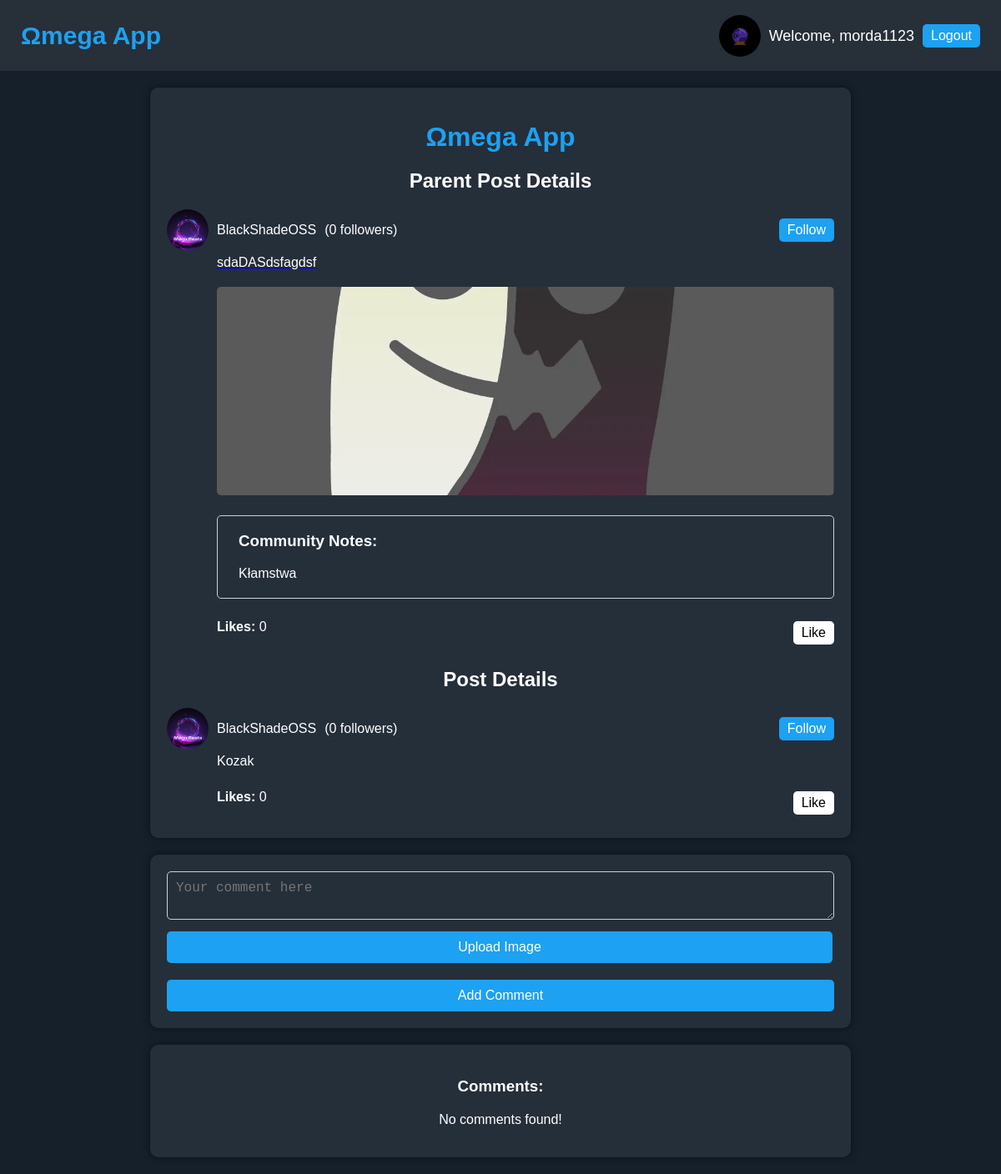
/post.php?id=14 (signed in), run on the app's committed database.
### tables this page shows
CREATE TABLE `user_account` (
  `user_ac_id` int(11) NOT NULL,
  `username` varchar(50) NOT NULL,
  `password` varchar(64) NOT NULL,
  `email` varchar(50) NOT NULL,
  `followers` int(11) NOT NULL,
  `is_cn_admin` tinyint(1) NOT NULL DEFAULT 0,
  `is_verified` tinyint(1) NOT NULL DEFAULT 0,
  `avatar_id` varchar(23) DEFAULT NULL,
  `created` timestamp NOT NULL DEFAULT current_timestamp()
);

CREATE TABLE `posts` (
  `post_id` int(11) NOT NULL,
  `author` int(11) NOT NULL,
  `author_firm` int(11) DEFAULT NULL,
  `content` varchar(512) NOT NULL,
  `likes` int(11) NOT NULL,
  `shares` int(11) NOT NULL,
  `comments_number` int(11) NOT NULL,
  `file_id` varchar(23) DEFAULT NULL,
  `post_id_for_comment` int(11) DEFAULT NULL,
  `create_datetime` datetime NOT NULL DEFAULT current_timestamp()
);

CREATE TABLE `community_note` (
  `id` int(11) NOT NULL,
  `cn_post_id` int(11) NOT NULL,
  `content` varchar(512) NOT NULL
);

### post.php (the view, shortened to what this page needs)
<?php
require_once 'db_connect.php';
$post_id = $_GET['id'];
$query = "SELECT post_id_for_comment FROM posts WHERE post_id = ?";
$stmt = $conn->prepare($query);
$stmt->bind_param("i", $post_id);
$stmt->execute();
$result = $stmt->get_result();
$parentid = $result->fetch_assoc()['post_id_for_comment'];
if ($parentid == null) {
    $is_parent = false;
} else {
    $is_parent = true;
}
function displayPostDetails($postId, $conn, $session_id, $is_parent)
{
    $query = "SELECT posts.content, posts.file_id,
              COALESCE(user_account.username, firm_account.firm_name) AS author_name,
              user_account.avatar_id,
              user_account.is_cn_admin,
              user_account.user_ac_id AS author_id,
              'user' AS author_type,
              COUNT(follow.user_follower_id) AS follower_count
              FROM posts
              LEFT JOIN user_account ON posts.author = user_account.user_ac_id
              LEFT JOIN firm_account ON posts.author_firm = firm_account.firm_ac_id
              LEFT JOIN follow ON follow.user_ac_id = user_account.user_ac_id
              WHERE posts.post_id = ?";
    $stmt = $conn->prepare($query);
    $stmt->bind_param("i", $postId);
    $stmt->execute();
    $result = $stmt->get_result();
    $post = $result->fetch_assoc();
    $query = "SELECT content FROM community_note WHERE cn_post_id = ?";
    $stmt = $conn->prepare($query);
    $stmt->bind_param("i", $postId);
    $stmt->execute();
    $result = $stmt->get_result();
    $community_notes = $result->fetch_all(MYSQLI_ASSOC);
    if ($post) {
        echo "<div class='post";
        if ($is_parent) {
            echo " parent-post";
        }
        echo "'>";
        echo "<div class='author-details'>";
        echo "<img class='author-avatar' src='uploads/" . htmlspecialchars($post['avatar_id'] . ".webp", ENT_QUOTES, 'UTF-8') . "' alt='Author Avatar'>";
        echo "<span class='author-name'>" . htmlspecialchars($post['author_name'], ENT_QUOTES, 'UTF-8') . "</span>";
        echo "<span class='follower-count'> (" . $post['follower_count'] . " followers)</span>";
        $query = "SELECT COUNT(*) as is_following FROM follow WHERE user_ac_id = ? AND user_follower_id = ?";
        $stmt = $conn->prepare($query);
        $stmt->bind_param("ii", $post['author_id'], $session_id);
        $stmt->execute();
        $result = $stmt->get_result();
        $is_following = $result->fetch_assoc();
        if ($is_following['is_following']) {
            echo '<form action="unfollow.php" method="post" class="follow-button">';
            echo    '<input type="hidden" name="target_id" value="' . $post['author_id'] . '">';
            echo    '<input type="hidden" name="target_type" value="' . $post['author_type'] . '">';
            echo    '<button type="submit">Unfollow</button>';
            echo '</form>';
        } else {
            echo '<form action="follow.php" method="post" class="follow-button">';
            echo '<button type="submit">Follow</button>';
            echo '</form>';
        }
        echo "</div>";
        if ($is_parent) {
            echo "<a href='post.php?id=" . $postId . "'>";
        }
        echo "<p>" . htmlspecialchars($post['content'], ENT_QUOTES, 'UTF-8') . "</p>";
        if ($post['file_id'] !== null) {
            echo "<div class='image-container'>";
            echo "<img src='uploads/" . htmlspecialchars($post['file_id'] . ".webp", ENT_QUOTES, 'UTF-8') . "' alt='Post File'>";
            echo "</div>";
        }
        if ($is_parent) {
            echo "</a>";
        }
        if (!empty($community_notes)) {
            echo '<div class="community-notes-container">';
            echo '<h3>Community Notes:</h3>';
            foreach ($community_notes as $note) {
                echo '<p>' . htmlspecialchars($note['content'], ENT_QUOTES, 'UTF-8') . '</p>';
            }
            echo '</div>';
        }
        $query = "SELECT likes FROM posts WHERE post_id = ?";
        $stmt = $conn->prepare($query);
        $stmt->bind_param("i", $postId);
        $stmt->execute();
        $result = $stmt->get_result();
        $likes = $result->fetch_assoc();
        $query = "SELECT COUNT(*) as liked FROM likes WHERE post_id = ? AND user_id = ?";
        $stmt = $conn->prepare($query);
        $stmt->bind_param("ii", $postId, $_SESSION['id']);
        $stmt->execute();
        $result = $stmt->get_result();
        $liked = $result->fetch_assoc();
        echo '<div class="like-container">';
        echo '<p><strong>Likes: </strong>' . $likes['likes'] . '</p>';
        echo '<form id="likeForm" action="';
        echo $liked['liked'] ? 'unlike_post.php' : 'like_post.php';
        echo '" method="post">';
        echo '<button type="submit" class="';
        echo $liked['liked'] ? 'unlike' : 'like';
        echo '" name="like">';
        echo $liked['liked'] ? 'Unlike' : 'Like';
        echo '</button>';
        echo '</form>';
        echo '</div>';
        echo "</div>";
    } else {
        echo "<p>Post not found.</p>";
    }
}
?>
<!DOCTYPE html>
<html lang="en">
<head>
    <link rel="stylesheet" href="post.css">
    <link rel="stylesheet" href="navbar.css">
</head>
<body>
    <?php include 'navbar.php'; ?>
    <div class="post-details-container">
        <h1><a href="./main-page.php">Ωmega App</a></h1>
        <?php
        if ($is_parent) {
            echo "<h2>Parent Post Details</h2>";
            displayPostDetails($parentid, $conn, $_SESSION['id'], true);
        }
        echo "<h2>Post Details</h2>";
        displayPostDetails($post_id, $conn, $_SESSION['id'], false);
        ?>
    </div>
    <div class="comment-form">
        <form action="add_comment.php" method="post" enctype="multipart/form-data">
            <textarea name="comment_content" placeholder="Your comment here" required></textarea>
            <label for="comment_image" class="file-upload-label">Upload Image</label>
            <button type="submit" name="add_comment">Add Comment</button>
        </form>
    </div>
    <div class="comments-container">
        <h3>Comments:</h3>
        <?php
        $query = "SELECT p1.*, COALESCE(user_account.username, firm_account.firm_name) AS author_name, user_account.avatar_id, COUNT(follow.user_follower_id) AS follower_count
          FROM posts p1
          LEFT JOIN user_account ON p1.author = user_account.user_ac_id
          LEFT JOIN firm_account ON p1.author_firm = firm_account.firm_ac_id
          LEFT JOIN follow ON follow.user_ac_id = user_account.user_ac_id
          WHERE p1.post_id_for_comment = ?
          GROUP BY p1.post_id
          ORDER BY p1.post_id_for_comment ASC, p1.post_id ASC";
        $stmt = $conn->prepare($query);
        $stmt->bind_param("i", $post_id);
        $stmt->execute();
        $result = $stmt->get_result();
        $comments = $result->fetch_all(MYSQLI_ASSOC);
        function displayComments($comments, $parentId = null, $conn)
        {
            if (!empty($comments)) {
                $query = "SELECT p1.*, COALESCE(user_account.username, firm_account.firm_name) AS author_name, user_account.avatar_id, COUNT(follow.user_follower_id) AS follower_count
                 (SELECT COUNT(*) FROM likes WHERE post_id = p1.post_id) AS likes_count,
                 (SELECT COUNT(*) FROM likes WHERE post_id = p1.post_id AND user_id = ?) AS liked_by_user
                 FROM posts p1
                 LEFT JOIN user_account ON p1.author = user_account.user_ac_id
                 LEFT JOIN firm_account ON p1.author_firm = firm_account.firm_ac_id
                 LEFT JOIN follow ON (follow.user_ac_id = user_account.user_ac_id OR follow.firm_ac_id = firm_account.firm_ac_id) AND follow.user_follower_id = ?
                 WHERE p1.post_id_for_comment = ?
                 GROUP BY p1.post_id
                 ORDER BY p1.post_id_for_comment ASC, p1.post_id ASC";
                $stmt = $conn->prepare($query);
                $stmt->bind_param("iii", $_SESSION["id"], $_SESSION["id"], $parentId);
                $stmt->execute();
                $result = $stmt->get_result();
                $comments = $result->fetch_all(MYSQLI_ASSOC);
                foreach ($comments as $comment) {
                    if ($comment['post_id_for_comment'] == $parentId) {
                        echo "<div class='comment'>";
                        echo "<div class='author-info'>";
                        echo "<img src='uploads/" . htmlspecialchars($comment['avatar_id'] . ".webp", ENT_QUOTES, 'UTF-8') . "' alt='Author Avatar'>";
                        echo "<p> " . htmlspecialchars($comment['author_name'], ENT_QUOTES, 'UTF-8') . "</p>";
                        echo "<span class='follower-count'>(" . $comment['follower_count'] . " followers)</span>";
                        $query = "SELECT COUNT(*) as is_following FROM follow WHERE user_ac_id = ? AND user_follower_id = ?";
                        $stmt = $conn->prepare($query);
                        $stmt->bind_param("ii", $comment['author'], $_SESSION["id"]);
                        $stmt->execute();
                        $result = $stmt->get_result();
                        $is_following = $result->fetch_assoc();
                        if ($is_following['is_following']) {
                            echo "<form action='unfollow.php' method='post' class='follow-button'>";
                            echo "<input type='hidden' name='target_id' value='" . $comment['author'] . "'>";
                            echo "<input type='hidden' name='target_type' value='user'>";
                            echo "<button type='submit'>Unfollow</button>";
                        } else {
                            echo "<form action='follow.php' method='post' class='follow-button'>";
                            echo "<input type='hidden' name='target_id' value='" . $comment['author'] . "'>";
                            echo "<input type='hidden' name='target_type' value='user'>";
                            echo "<button type='submit'>Follow</button>";
                        }
                        echo "</form>";
                        echo "</div>";
                        echo "<a href='post.php?id=" . $comment['post_id'] . "'>";
                        echo "<p>" . htmlspecialchars($comment['content'], ENT_QUOTES, 'UTF-8') . "</p>";
                        if ($comment['file_id'] !== null) {
                            echo "<img src='uploads/" . htmlspecialchars($comment['file_id'] . ".webp", ENT_QUOTES, 'UTF-8') . "' alt='Comment Image'>";
                        }
                        echo "<a/>";
                        echo "<div class='like-container'>";
                        echo "<p><strong>Likes:</strong> " . $comment['likes_count'] . "</p>";
                        if ($comment['liked_by_user'] > 0) {
                            echo "<form action='unlike_post.php' method='post'>";
                            echo "<input type='hidden' name='post_id' value='" . $comment['post_id'] . "'>";
                            echo "<button type='submit' name='unlike' class='unlike'>Unlike</button>";
                        } else {
                            echo "<form action='like_post.php' method='post'>";
                            echo "<input type='hidden' name='post_id' value='" . $comment['post_id'] . "'>";
                            echo "<button type='submit' name='like' class='like'>Like</button>";
                        }
                        echo "</form>";
                        echo "</div>";
                        $query = "SELECT p1.* FROM posts p1
                    LEFT JOIN posts p2 ON p1.post_id_for_comment = p2.post_id
                    WHERE p2.post_id = ? AND p1.post_id != ?
                    ORDER BY p1.post_id_for_comment ASC, p1.post_id ASC";
                        $stmt = $conn->prepare($query);
                        $stmt->bind_param("ii", $comment['post_id'], $comment['post_id']);
                        $stmt->execute();
                        $result = $stmt->get_result();
                        $replies = $result->fetch_all(MYSQLI_ASSOC);
                        if (!empty($replies)) {
                            echo "<a href='post.php?id=" . $comment['post_id'] . "'" . "class='seeMore'>See More</a>";
                        }
                        echo "</div>";
                    }
                }
            } else {
                echo '<p style="text-align: center;">No comments found!</p>';
            }
        }
        displayComments($comments, $post_id, $conn);
        ?>
    </div>
</body>
</html>

### navbar.php (shortened to what this page needs)
<?php
$query = "SELECT * FROM user_account WHERE user_ac_id = ?";
$stmt = $conn->prepare($query);
$stmt->bind_param("i", $_SESSION["id"]);
$stmt->execute();
$result = $stmt->get_result();
$user = $result->fetch_assoc();
?>
<nav class="navbar">
    <div class="navbar-brand">
        <a href="main-page.php">Ωmega App</a>
    </div>
    <div class="navbar-menu">
        <?php if (isset($_SESSION["loggedin"]) && $_SESSION["loggedin"] === true) : ?>
            <div class="navbar-item">
                <a href="./profile.php?id=<?php echo $_SESSION["id"] ?>">
                    <img src="uploads/<?php echo $user["avatar_id"]; ?>.webp" alt="Avatar" class="avatar" width="50px" height="50px" />
                    Welcome, <?php echo htmlspecialchars($_SESSION["username"], ENT_QUOTES, 'UTF-8'); ?>
                </a>
            </div>
            <div class="navbar-item">
                <a href="logout.php" class="logout"><button class="navbar-button">Logout</button></a>
            </div>
        <?php endif; ?>
    </div>
</nav>

### data on the page
user_account: avatar (picture)
posts: author.avatar_id (picture), content "sdaDASdsfagdsf", file (picture), likes "0"
community_note: content "Kłamstwa"
posts: author.avatar_id (picture), content "Kozak", likes "0"

### other printed values
$_SESSION["username"] "morda1123"
$post['author_name'] "BlackShadeOSS BlackShadeOSS"
$post['follower_count'] "0 0"
